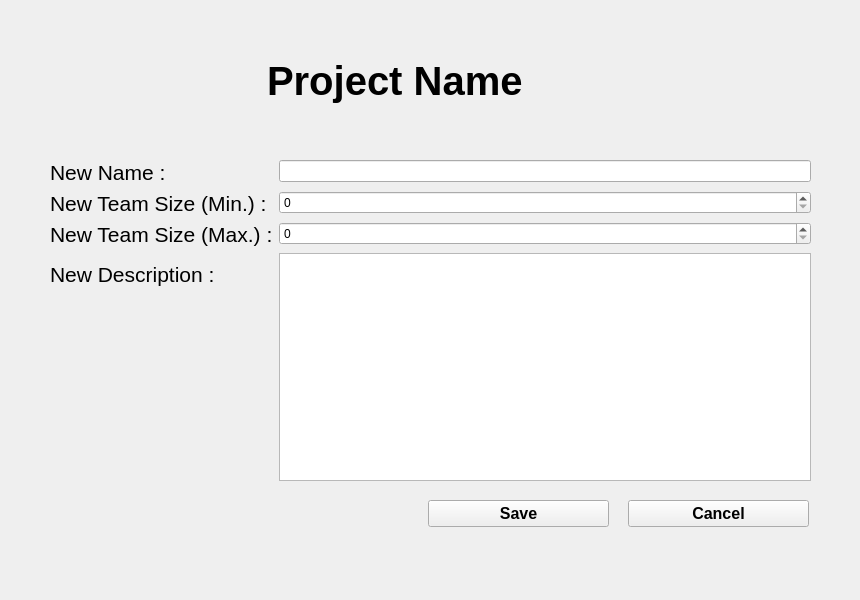
<?xml version="1.0" encoding="UTF-8"?>
<ui version="4.0">
 <class>EditProjectPage</class>
 <widget class="QWidget" name="EditProjectPage">
  <property name="geometry">
   <rect>
    <x>0</x>
    <y>0</y>
    <width>860</width>
    <height>600</height>
   </rect>
  </property>
  <property name="windowTitle">
   <string>Form</string>
  </property>
  <widget class="QWidget" name="formLayoutWidget">
   <property name="geometry">
    <rect>
     <x>50</x>
     <y>160</y>
     <width>761</width>
     <height>321</height>
    </rect>
   </property>
   <layout class="QFormLayout" name="formLayout">
    <item row="0" column="0">
     <widget class="QLabel" name="label_2">
      <property name="font">
       <font>
        <pointsize>16</pointsize>
        <weight>50</weight>
        <bold>false</bold>
       </font>
      </property>
      <property name="text">
       <string>New Name :</string>
      </property>
     </widget>
    </item>
    <item row="0" column="1">
     <widget class="QLineEdit" name="newNameLineEdit"/>
    </item>
    <item row="2" column="0">
     <widget class="QLabel" name="label_3">
      <property name="font">
       <font>
        <pointsize>16</pointsize>
       </font>
      </property>
      <property name="text">
       <string>New Team Size (Min.) :</string>
      </property>
     </widget>
    </item>
    <item row="3" column="0">
     <widget class="QLabel" name="label_4">
      <property name="font">
       <font>
        <pointsize>16</pointsize>
       </font>
      </property>
      <property name="text">
       <string>New Team Size (Max.) :</string>
      </property>
     </widget>
    </item>
    <item row="4" column="1">
     <widget class="QTextEdit" name="newDesriptionTextEdit"/>
    </item>
    <item row="2" column="1">
     <widget class="QSpinBox" name="newMinTeamSpinBox"/>
    </item>
    <item row="3" column="1">
     <widget class="QSpinBox" name="newMaxTeamSpinBox"/>
    </item>
    <item row="4" column="0">
     <widget class="QLabel" name="label_5">
      <property name="font">
       <font>
        <pointsize>16</pointsize>
       </font>
      </property>
      <property name="text">
       <string>New Description :</string>
      </property>
     </widget>
    </item>
   </layout>
  </widget>
  <widget class="QPushButton" name="pushButton_2">
   <property name="geometry">
    <rect>
     <x>628</x>
     <y>500</y>
     <width>181</width>
     <height>27</height>
    </rect>
   </property>
   <property name="font">
    <font>
     <pointsize>12</pointsize>
     <weight>75</weight>
     <italic>false</italic>
     <bold>true</bold>
    </font>
   </property>
   <property name="text">
    <string>Cancel</string>
   </property>
  </widget>
  <widget class="QPushButton" name="pushButton">
   <property name="geometry">
    <rect>
     <x>428</x>
     <y>500</y>
     <width>181</width>
     <height>27</height>
    </rect>
   </property>
   <property name="font">
    <font>
     <pointsize>12</pointsize>
     <weight>75</weight>
     <bold>true</bold>
    </font>
   </property>
   <property name="text">
    <string>Save</string>
   </property>
  </widget>
  <widget class="QWidget" name="verticalLayoutWidget_3">
   <property name="geometry">
    <rect>
     <x>240</x>
     <y>10</y>
     <width>311</width>
     <height>141</height>
    </rect>
   </property>
   <layout class="QVBoxLayout" name="verticalLayout_4">
    <item alignment="Qt::AlignHCenter">
     <widget class="QLabel" name="projectNameLabel">
      <property name="font">
       <font>
        <pointsize>30</pointsize>
        <weight>75</weight>
        <bold>true</bold>
       </font>
      </property>
      <property name="text">
       <string>Project Name</string>
      </property>
     </widget>
    </item>
   </layout>
  </widget>
  <widget class="QLabel" name="errorLabel">
   <property name="geometry">
    <rect>
     <x>280</x>
     <y>138</y>
     <width>351</width>
     <height>20</height>
    </rect>
   </property>
   <property name="palette">
    <palette>
     <active>
      <colorrole role="WindowText">
       <brush brushstyle="SolidPattern">
        <color alpha="255">
         <red>170</red>
         <green>0</green>
         <blue>0</blue>
        </color>
       </brush>
      </colorrole>
      <colorrole role="Button">
       <brush brushstyle="SolidPattern">
        <color alpha="255">
         <red>181</red>
         <green>7</green>
         <blue>10</blue>
        </color>
       </brush>
      </colorrole>
      <colorrole role="Light">
       <brush brushstyle="SolidPattern">
        <color alpha="255">
         <red>255</red>
         <green>26</green>
         <blue>30</blue>
        </color>
       </brush>
      </colorrole>
      <colorrole role="Midlight">
       <brush brushstyle="SolidPattern">
        <color alpha="255">
         <red>218</red>
         <green>16</green>
         <blue>20</blue>
        </color>
       </brush>
      </colorrole>
      <colorrole role="Dark">
       <brush brushstyle="SolidPattern">
        <color alpha="255">
         <red>90</red>
         <green>3</green>
         <blue>5</blue>
        </color>
       </brush>
      </colorrole>
      <colorrole role="Mid">
       <brush brushstyle="SolidPattern">
        <color alpha="255">
         <red>121</red>
         <green>4</green>
         <blue>6</blue>
        </color>
       </brush>
      </colorrole>
      <colorrole role="Text">
       <brush brushstyle="SolidPattern">
        <color alpha="255">
         <red>170</red>
         <green>0</green>
         <blue>0</blue>
        </color>
       </brush>
      </colorrole>
      <colorrole role="BrightText">
       <brush brushstyle="SolidPattern">
        <color alpha="255">
         <red>255</red>
         <green>255</green>
         <blue>255</blue>
        </color>
       </brush>
      </colorrole>
      <colorrole role="ButtonText">
       <brush brushstyle="SolidPattern">
        <color alpha="255">
         <red>0</red>
         <green>0</green>
         <blue>0</blue>
        </color>
       </brush>
      </colorrole>
      <colorrole role="Base">
       <brush brushstyle="SolidPattern">
        <color alpha="255">
         <red>255</red>
         <green>255</green>
         <blue>255</blue>
        </color>
       </brush>
      </colorrole>
      <colorrole role="Window">
       <brush brushstyle="SolidPattern">
        <color alpha="255">
         <red>181</red>
         <green>7</green>
         <blue>10</blue>
        </color>
       </brush>
      </colorrole>
      <colorrole role="Shadow">
       <brush brushstyle="SolidPattern">
        <color alpha="255">
         <red>0</red>
         <green>0</green>
         <blue>0</blue>
        </color>
       </brush>
      </colorrole>
      <colorrole role="AlternateBase">
       <brush brushstyle="SolidPattern">
        <color alpha="255">
         <red>218</red>
         <green>131</green>
         <blue>132</blue>
        </color>
       </brush>
      </colorrole>
      <colorrole role="ToolTipBase">
       <brush brushstyle="SolidPattern">
        <color alpha="255">
         <red>255</red>
         <green>255</green>
         <blue>220</blue>
        </color>
       </brush>
      </colorrole>
      <colorrole role="ToolTipText">
       <brush brushstyle="SolidPattern">
        <color alpha="255">
         <red>0</red>
         <green>0</green>
         <blue>0</blue>
        </color>
       </brush>
      </colorrole>
     </active>
     <inactive>
      <colorrole role="WindowText">
       <brush brushstyle="SolidPattern">
        <color alpha="255">
         <red>170</red>
         <green>0</green>
         <blue>0</blue>
        </color>
       </brush>
      </colorrole>
      <colorrole role="Button">
       <brush brushstyle="SolidPattern">
        <color alpha="255">
         <red>181</red>
         <green>7</green>
         <blue>10</blue>
        </color>
       </brush>
      </colorrole>
      <colorrole role="Light">
       <brush brushstyle="SolidPattern">
        <color alpha="255">
         <red>255</red>
         <green>26</green>
         <blue>30</blue>
        </color>
       </brush>
      </colorrole>
      <colorrole role="Midlight">
       <brush brushstyle="SolidPattern">
        <color alpha="255">
         <red>218</red>
         <green>16</green>
         <blue>20</blue>
        </color>
       </brush>
      </colorrole>
      <colorrole role="Dark">
       <brush brushstyle="SolidPattern">
        <color alpha="255">
         <red>90</red>
         <green>3</green>
         <blue>5</blue>
        </color>
       </brush>
      </colorrole>
      <colorrole role="Mid">
       <brush brushstyle="SolidPattern">
        <color alpha="255">
         <red>121</red>
         <green>4</green>
         <blue>6</blue>
        </color>
       </brush>
      </colorrole>
      <colorrole role="Text">
       <brush brushstyle="SolidPattern">
        <color alpha="255">
         <red>170</red>
         <green>0</green>
         <blue>0</blue>
        </color>
       </brush>
      </colorrole>
      <colorrole role="BrightText">
       <brush brushstyle="SolidPattern">
        <color alpha="255">
         <red>255</red>
         <green>255</green>
         <blue>255</blue>
        </color>
       </brush>
      </colorrole>
      <colorrole role="ButtonText">
       <brush brushstyle="SolidPattern">
        <color alpha="255">
         <red>0</red>
         <green>0</green>
         <blue>0</blue>
        </color>
       </brush>
      </colorrole>
      <colorrole role="Base">
       <brush brushstyle="SolidPattern">
        <color alpha="255">
         <red>255</red>
         <green>255</green>
         <blue>255</blue>
        </color>
       </brush>
      </colorrole>
      <colorrole role="Window">
       <brush brushstyle="SolidPattern">
        <color alpha="255">
         <red>181</red>
         <green>7</green>
         <blue>10</blue>
        </color>
       </brush>
      </colorrole>
      <colorrole role="Shadow">
       <brush brushstyle="SolidPattern">
        <color alpha="255">
         <red>0</red>
         <green>0</green>
         <blue>0</blue>
        </color>
       </brush>
      </colorrole>
      <colorrole role="AlternateBase">
       <brush brushstyle="SolidPattern">
        <color alpha="255">
         <red>218</red>
         <green>131</green>
         <blue>132</blue>
        </color>
       </brush>
      </colorrole>
      <colorrole role="ToolTipBase">
       <brush brushstyle="SolidPattern">
        <color alpha="255">
         <red>255</red>
         <green>255</green>
         <blue>220</blue>
        </color>
       </brush>
      </colorrole>
      <colorrole role="ToolTipText">
       <brush brushstyle="SolidPattern">
        <color alpha="255">
         <red>0</red>
         <green>0</green>
         <blue>0</blue>
        </color>
       </brush>
      </colorrole>
     </inactive>
     <disabled>
      <colorrole role="WindowText">
       <brush brushstyle="SolidPattern">
        <color alpha="255">
         <red>90</red>
         <green>3</green>
         <blue>5</blue>
        </color>
       </brush>
      </colorrole>
      <colorrole role="Button">
       <brush brushstyle="SolidPattern">
        <color alpha="255">
         <red>181</red>
         <green>7</green>
         <blue>10</blue>
        </color>
       </brush>
      </colorrole>
      <colorrole role="Light">
       <brush brushstyle="SolidPattern">
        <color alpha="255">
         <red>255</red>
         <green>26</green>
         <blue>30</blue>
        </color>
       </brush>
      </colorrole>
      <colorrole role="Midlight">
       <brush brushstyle="SolidPattern">
        <color alpha="255">
         <red>218</red>
         <green>16</green>
         <blue>20</blue>
        </color>
       </brush>
      </colorrole>
      <colorrole role="Dark">
       <brush brushstyle="SolidPattern">
        <color alpha="255">
         <red>90</red>
         <green>3</green>
         <blue>5</blue>
        </color>
       </brush>
      </colorrole>
      <colorrole role="Mid">
       <brush brushstyle="SolidPattern">
        <color alpha="255">
         <red>121</red>
         <green>4</green>
         <blue>6</blue>
        </color>
       </brush>
      </colorrole>
      <colorrole role="Text">
       <brush brushstyle="SolidPattern">
        <color alpha="255">
         <red>90</red>
         <green>3</green>
         <blue>5</blue>
        </color>
       </brush>
      </colorrole>
      <colorrole role="BrightText">
       <brush brushstyle="SolidPattern">
        <color alpha="255">
         <red>255</red>
         <green>255</green>
         <blue>255</blue>
        </color>
       </brush>
      </colorrole>
      <colorrole role="ButtonText">
       <brush brushstyle="SolidPattern">
        <color alpha="255">
         <red>90</red>
         <green>3</green>
         <blue>5</blue>
        </color>
       </brush>
      </colorrole>
      <colorrole role="Base">
       <brush brushstyle="SolidPattern">
        <color alpha="255">
         <red>181</red>
         <green>7</green>
         <blue>10</blue>
        </color>
       </brush>
      </colorrole>
      <colorrole role="Window">
       <brush brushstyle="SolidPattern">
        <color alpha="255">
         <red>181</red>
         <green>7</green>
         <blue>10</blue>
        </color>
       </brush>
      </colorrole>
      <colorrole role="Shadow">
       <brush brushstyle="SolidPattern">
        <color alpha="255">
         <red>0</red>
         <green>0</green>
         <blue>0</blue>
        </color>
       </brush>
      </colorrole>
      <colorrole role="AlternateBase">
       <brush brushstyle="SolidPattern">
        <color alpha="255">
         <red>181</red>
         <green>7</green>
         <blue>10</blue>
        </color>
       </brush>
      </colorrole>
      <colorrole role="ToolTipBase">
       <brush brushstyle="SolidPattern">
        <color alpha="255">
         <red>255</red>
         <green>255</green>
         <blue>220</blue>
        </color>
       </brush>
      </colorrole>
      <colorrole role="ToolTipText">
       <brush brushstyle="SolidPattern">
        <color alpha="255">
         <red>0</red>
         <green>0</green>
         <blue>0</blue>
        </color>
       </brush>
      </colorrole>
     </disabled>
    </palette>
   </property>
   <property name="text">
    <string/>
   </property>
   <property name="alignment">
    <set>Qt::AlignLeading|Qt::AlignLeft|Qt::AlignVCenter</set>
   </property>
  </widget>
 </widget>
 <resources/>
 <connections/>
</ui>
